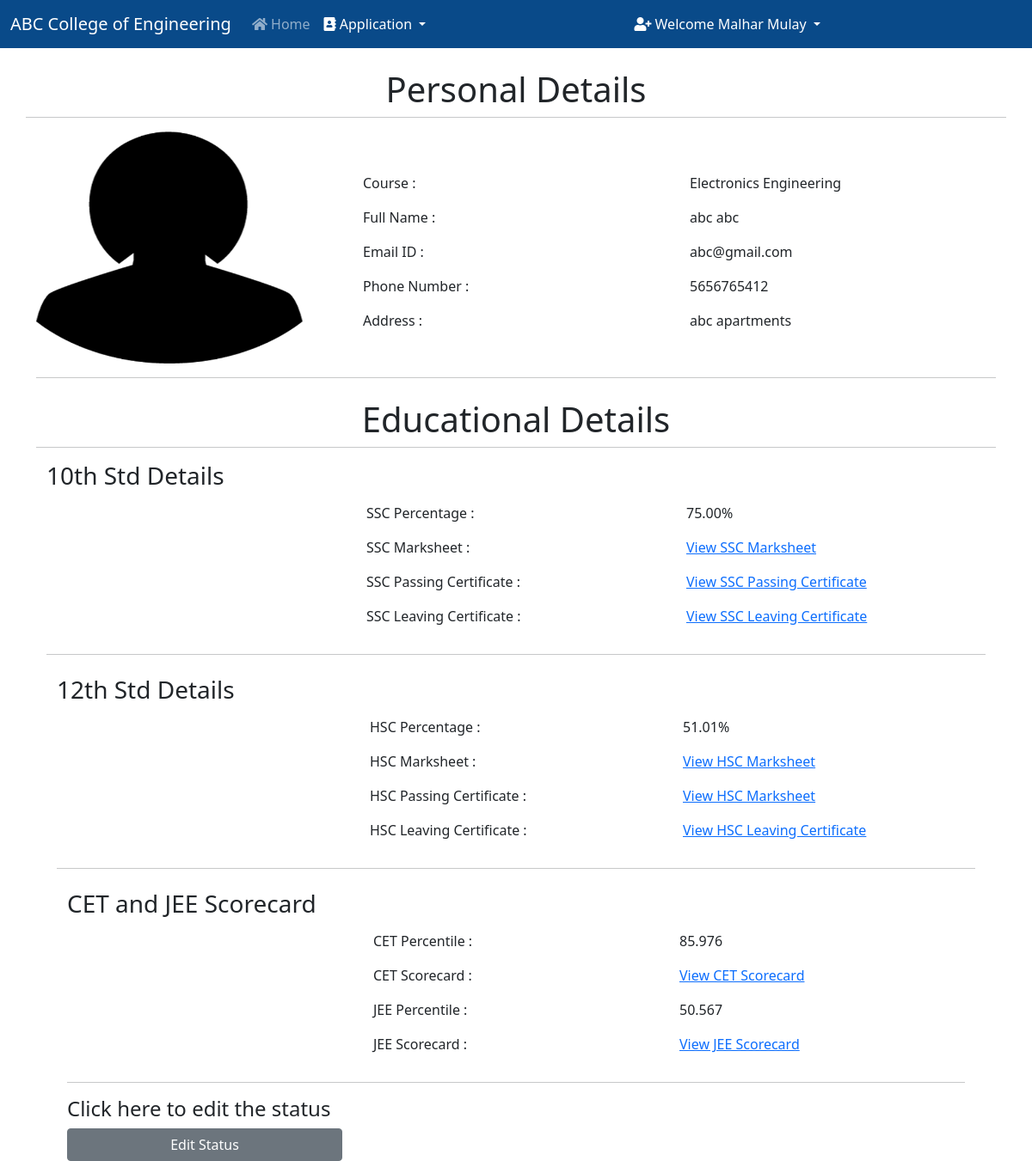
Screenshot of /student_application/2/ (signed in) with the database file from the repository.
### college/models.py (models this page shows, shortened)
class Application(models.Model):
    COURSES = (
        ('Computer Science Engineering', 'Computer Science Engineering'),
        ('Information Technology Engineering', 'Information Technology Engineering'),
        ('Electronics and Telecommunication Engineering', 'Electronics and Telecommunication Engineering'),
        ('Electronics Engineering', 'Electronics Engineering'),
    )
    STATUS = (
        ('Approved', 'Approved'),
        ('Pending', 'Pending'),
        ('Rejected', 'Rejected'),
    )
    user = models.OneToOneField(User, on_delete=models.CASCADE, blank=True, null=True)
    course = models.CharField(max_length=100, choices=COURSES)
    name = models.CharField(max_length=200)
    email = models.CharField(max_length=200)
    phone_no = models.CharField(max_length=200)
    address = models.TextField(max_length=200)
    student_profile = models.ImageField(upload_to="images")
    ssc_percentage = models.DecimalField(max_digits=4, decimal_places=2, null=True)
    ssc_marksheet = models.ImageField(upload_to="images", null=True)
    ssc_passing_certificate = models.ImageField(upload_to="images", null=True)
    ssc_leaving_certificate = models.ImageField(upload_to="images", null = True)
    hsc_percentage = models.DecimalField(max_digits=4, decimal_places=2, null=True)
    hsc_marksheet = models.ImageField(upload_to="images", null=True)
    hsc_passing_certificate = models.ImageField(upload_to="images", null=True)
    hsc_leaving_certificate = models.ImageField(upload_to="images", null = True)
    cet_percentile = models.DecimalField(max_digits=5, decimal_places=3, null=True)
    cet_scorecard = models.ImageField(upload_to="images", null=True)
    jee_percentile = models.DecimalField(max_digits=5, decimal_places=3, null=True)
    jee_scorecard = models.ImageField(upload_to="images", null=True)
    Application_Status = models.TextField(max_length=100, choices=STATUS, default="Pending")
    message = models.TextField(max_length=100, default="", null=True, blank=True)

### college/views.py (the view)
# urls.py: path("student_application/<int:myid>/", views.student_application, name="student_application"),
def student_application(request, myid):
    if not request.user.is_superuser:
        return redirect("/login")
    application = Application.objects.filter(id=myid)
    return render(request, "student_application.html", {"application": application[0]})

### college/templates/student_application.html (shortened to what this page needs)
{% extends 'admin.html' %}
{% block body %}
<div class="container mt-4">
    <div class="row">
        <h1 style="text-align: center;">Personal Details</h1>
            <hr>
        <div class="col-md-4">
            <div class="profile-img">
                {% if user.application.student_profile.url %}
                <img src="{{application.student_profile.url}}" alt="" width="310px" height="270px">
                {% endif %}
            </div>
        </div>
        <div class="col-md-8">
            <div class="profile-tab">
                <div class="tab-pane">
                    <br><br>
                    <div class="row">
                        <div class="col-md-6">
                            <label>Course :</label>
                        </div>
                        <div class="col-md-6">
                            <p>{{application.course}}</p>
                        </div>
                    </div>
                    <div class="row">
                        <div class="col-md-6">
                            <label>Full Name :</label>
                        </div>
                        <div class="col-md-6">
                            <p>{{application.name}}</p>
                        </div>
                    </div>
                    <div class="row">
                        <div class="col-md-6">
                            <label>Email ID :</label>
                        </div>
                        <div class="col-md-6">
                            <p>{{application.email}}</p>
                        </div>
                    </div>
                    {% if user.application.phone_no %}
                    <div class="row">
                        <div class="col-md-6">
                            <label>Phone Number :</label>
                        </div>
                        <div class="col-md-6">
                            <p>{{application.phone_no}}</p>
                        </div>
                    </div>
                    {% endif %}
                    <div class="row">
                        <div class="col-md-6">
                            <label>Address :</label>
                        </div>
                        <div class="col-md-6">
                            <p>{{application.address}}</p>
                        </div>
                    </div>
                </div>
            </div>
        </div>
</div>
<hr>
<div class="container mt-4">
    <div class="row">
        <h1 style="text-align: center;">Educational Details</h1>
            <hr>
        <div class="col-md-4">
            <div class="profile-img">
                <h3>10th Std Details</h3>
            </div>
        </div>
        <div class="col-md-8">
            <div class="profile-tab">
                <div class="tab-pane">
                    <br><br>
                    <div class="row">
                        <div class="col-md-6">
                            <label>SSC Percentage :</label>
                        </div>
                        <div class="col-md-6">
                            <p>{{application.ssc_percentage}}%</p>
                        </div>
                    </div>
                    <div class="row">
                        <div class="col-md-6">
                            <label>SSC Marksheet :</label>
                        </div>
                        <div class="col-md-6">
                            <p><a href="{{application.ssc_marksheet.url}}">View SSC Marksheet</a></p>
                        </div>
                    </div>
                    <div class="row">
                        <div class="col-md-6">
                            <label>SSC Passing Certificate :</label>
                        </div>
                        <div class="col-md-6">
                            <p><a href="{{application.ssc_passing_certificate.url}}"> View SSC Passing Certificate</a></p>
                        </div>
                    </div>
                    {% if user.application.phone_no %}
                    <div class="row">
                        <div class="col-md-6">
                            <label>SSC Leaving Certificate :</label>
                        </div>
                        <div class="col-md-6">
                            <p><a href="{{application.ssc_leaving_certificate.url}}">View SSC Leaving Certificate</a></p>
                        </div>
                    </div>
                    {% endif %}
                </div>
            </div>
        </div>
</div>
<hr>
<div class="container mt-4">
    <div class="row">
        <div class="col-md-4">
            <div class="profile-img">
                <h3>12th Std Details</h3>
            </div>
        </div>
        <div class="col-md-8">
            <div class="profile-tab">
                <div class="tab-pane">
                    <br><br>
                    <div class="row">
                        <div class="col-md-6">
                            <label>HSC Percentage :</label>
                        </div>
                        <div class="col-md-6">
                            <p>{{application.hsc_percentage}}%</p>
                        </div>
                    </div>
                    <div class="row">
                        <div class="col-md-6">
                            <label>HSC Marksheet :</label>
                        </div>
                        <div class="col-md-6">
                            <p><a href="{{application.hsc_marksheet.url}}">View HSC Marksheet</a></p>
                        </div>
                    </div>
                    <div class="row">
                        <div class="col-md-6">
                            <label>HSC Passing Certificate :</label>
                        </div>
                        <div class="col-md-6">
                            <p><a href="{{application.hsc_passing_certificate.url}}">View HSC Marksheet</a></p>
                        </div>
                    </div>
                    {% if user.application.phone_no %}
                    <div class="row">
                        <div class="col-md-6">
                            <label>HSC Leaving Certificate :</label>
                        </div>
                        <div class="col-md-6">
                            <p><a href="{{application.hsc_leaving_certificate.url}}">View HSC Leaving Certificate</a></p>
                        </div>
                    </div>
                    {% endif %}
                </div>
            </div>
        </div>
</div>
<hr>
<div class="container mt-4">
    <div class="row">
        <div class="col-md-4">
            <div class="profile-img">
                <h3>CET and JEE Scorecard</h3>
            </div>
        </div>
        <div class="col-md-8">
            <div class="profile-tab">
                <div class="tab-pane">
                    <br><br>
                    <div class="row">
                        <div class="col-md-6">
                            <label>CET Percentile :</label>
                        </div>
                        <div class="col-md-6">
                            <p>{{application.cet_percentile}}</p>
                        </div>
                    </div>
                    <div class="row">
                        <div class="col-md-6">
                            <label>CET Scorecard :</label>
                        </div>
                        <div class="col-md-6">
                            <p><a href="{{application.cet_scorecard.url}}">View CET Scorecard</a></p>
                        </div>
                    </div>
                    <div class="row">
                        <div class="col-md-6">
                            <label>JEE Percentile :</label>
                        </div>
                        <div class="col-md-6">
                            <p>{{application.jee_percentile}}</p>
                        </div>
                    </div>
                    {% if user.application.phone_no %}
                    <div class="row">
                        <div class="col-md-6">
                            <label>JEE Scorecard :</label>
                        </div>
                        <div class="col-md-6">
                            <p><a href="{{application.jee_scorecard.url}}">View JEE Scorecard</a></p>
                        </div>
                    </div>
                    {% endif %}
                </div>
            </div>
        </div>
</div>
<hr>
<h4>Click here to edit the status</h4><a href="/application_status/{{application.id}}/" class="btn btn-secondary" style="width: 20rem;">Edit Status</a>
{% endblock %}

### college/templates/admin.html (shortened to what this page needs)
<!doctype html>
<html lang="en">
<head>
  <link href="https://cdn.jsdelivr.net/npm/bootstrap@5.0.2/dist/css/bootstrap.min.css" rel="stylesheet"
>
  <link rel="stylesheet" href="https://cdnjs.cloudflare.com/ajax/libs/font-awesome/5.15.3/css/all.min.css">
</head>
<body>
  <nav class="navbar navbar-expand-lg navbar-dark">
    <div class="container-fluid">
      <a class="navbar-brand" href="/">ABC College of Engineering</a>
      <div class="collapse navbar-collapse" id="navbarSupportedContent">
        <ul class="navbar-nav me-auto mb-2 mb-lg-0">
          <li class="nav-item">
            <a class="nav-link {% block admin %} {% endblock %}" aria-current="page" href="/handle_admin/"><i
                class="fa fa-home"></i> Home</a>
          </li>
        </ul>
        <div class="collapse navbar-collapse" id="navbarNavDarkDropdown">
          <ul class="navbar-nav">
            <li class="nav-item dropdown">
              <a class="nav-link active dropdown-toggle" href="#" id="navbarDarkDropdownMenuLink" role="button"
                data-bs-toggle="dropdown" aria-expanded="false">
                <i class="fa fa-address-book"></i> Application
              </a>
            </li>
          </ul>
        </div>
      </div>
      <div class="collapse navbar-collapse" id="navbarNavDarkDropdown">
        <ul class="navbar-nav">
          <li class="nav-item dropdown">
            <a class="nav-link active dropdown-toggle" href="#" id="navbarDarkDropdownMenuLink" role="button"
              data-bs-toggle="dropdown" aria-expanded="false">
              <i class="fa fa-user-plus"></i> Welcome {{request.user.get_full_name}}
            </a>
          </li>
        </ul>
      </div>
    </div>
  </nav>
  {% block body %}
  {% endblock %}
</body>
</html>

### college/templates/admin.html (style rules this page uses)
.navbar { background-color: #094a89; }

### rows the page displays
Application: student_profile (picture), course "Electronics Engineering", name "abc abc", email "abc@gmail.com", phone_no "5656765412", address "abc apartments", ssc_percentage "75.00", hsc_percentage "51.01", cet_percentile "85.976", jee_percentile "50.567"

### other values shown
{{ request.user.get_full_name }} "Malhar Mulay"
